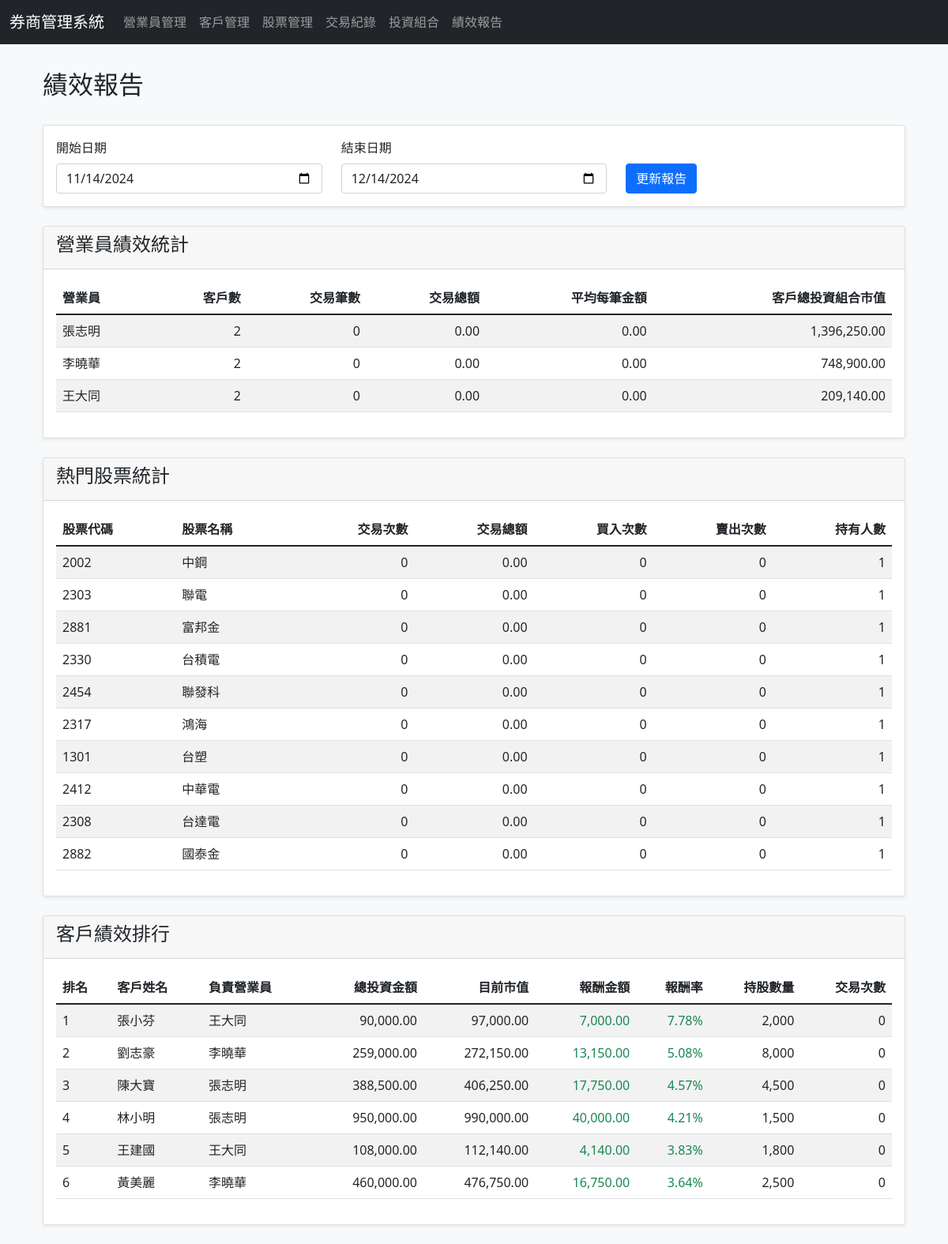
The app's page /reports.php with its own data.
### tables this page shows
CREATE TABLE brokers (
    broker_id INT PRIMARY KEY AUTO_INCREMENT,
    name VARCHAR(50) NOT NULL,
    employee_number VARCHAR(20) UNIQUE NOT NULL,
    phone VARCHAR(20),
    branch_office VARCHAR(50),
    status ENUM('active', 'inactive') DEFAULT 'active',
    created_at TIMESTAMP DEFAULT CURRENT_TIMESTAMP
);

CREATE TABLE stocks (
    stock_id INT PRIMARY KEY AUTO_INCREMENT,
    stock_code VARCHAR(10) UNIQUE NOT NULL,
    stock_name VARCHAR(50) NOT NULL,
    industry_type VARCHAR(30),
    current_price DECIMAL(10,2),
    last_update_time TIMESTAMP DEFAULT CURRENT_TIMESTAMP ON UPDATE CURRENT_TIMESTAMP
);

CREATE TABLE clients (
    client_id INT PRIMARY KEY AUTO_INCREMENT,
    broker_id INT,
    name VARCHAR(50) NOT NULL,
    id_number VARCHAR(20) UNIQUE NOT NULL,
    phone VARCHAR(20),
    risk_level ENUM('low', 'medium', 'high') DEFAULT 'medium',
    registration_date DATE,
    FOREIGN KEY (broker_id) REFERENCES brokers(broker_id)
);

### reports.php (the view, shortened to what this page needs)
<?php
include 'includes/connect.php';
include 'includes/header.php';
$start_date = isset($_GET['start_date']) ? $_GET['start_date'] : date('Y-m-d', strtotime('-1 month'));
$end_date = isset($_GET['end_date']) ? $_GET['end_date'] : date('Y-m-d');
$update_sql = "UPDATE portfolios p
               JOIN stocks s ON p.stock_id = s.stock_id
               SET p.market_value = p.total_shares * s.current_price";
$db->query($update_sql);
?>
<div class="container">
    <div class="row mb-4">
        <div class="col-md-12">
            <h2>績效報告</h2>
        </div>
    </div>
    <div class="card mb-4">
        <div class="card-body">
            <form method="GET" id="dateRangeForm" class="row">
                <div class="col-md-4">
                    <label class="form-label">開始日期</label>
                    <input type="date" class="form-control" name="start_date" value="<?php echo $start_date; ?>">
                </div>
                <div class="col-md-4">
                    <label class="form-label">結束日期</label>
                    <input type="date" class="form-control" name="end_date" value="<?php echo $end_date; ?>">
                </div>
                <div class="col-md-4">
                    <label class="form-label">&nbsp;</label>
                    <button type="submit" class="btn btn-primary d-block">更新報告</button>
                </div>
            </form>
        </div>
    </div>
    <div class="card mb-4">
        <div class="card-header">
            <h4>營業員績效統計</h4>
        </div>
        <div class="card-body">
            <table class="table table-striped" id="brokerPerformanceTable">
                <thead>
                    <tr>
                        <th>營業員</th>
                        <th class="text-end">客戶數</th>
                        <th class="text-end">交易筆數</th>
                        <th class="text-end">交易總額</th>
                        <th class="text-end">平均每筆金額</th>
                        <th class="text-end">客戶總投資組合市值</th>
                    </tr>
                </thead>
                <tbody>
                    <?php
                        $sql = "SELECT
                            b.broker_id,
                            b.name AS broker_name,
                            COUNT(DISTINCT c.client_id) AS client_count,
                            COUNT(DISTINCT t.transaction_id) AS transaction_count,
                            COALESCE(SUM(t.quantity * t.price), 0) AS total_transaction_amount,
                            COALESCE((
                                SELECT SUM(p.market_value)
                                FROM clients c2
                                LEFT JOIN portfolios p ON c2.client_id = p.client_id
                                WHERE c2.broker_id = b.broker_id
                            ), 0) AS total_portfolio_value
                        FROM brokers b
                        LEFT JOIN clients c ON b.broker_id = c.broker_id
                        LEFT JOIN transactions t ON c.client_id = t.client_id
                            AND t.transaction_date BETWEEN ? AND ?
                        GROUP BY b.broker_id, b.name
                        ORDER BY total_transaction_amount DESC";
                    $stmt = $db->prepare($sql);
                    $stmt->bind_param("ss", $start_date, $end_date);
                    $stmt->execute();
                    $result = $stmt->get_result();
                    while ($row = $result->fetch_assoc()) {
                        $avg_transaction = $row['transaction_count'] > 0 ?
                            $row['total_transaction_amount'] / $row['transaction_count'] : 0;
                        echo "<tr>";
                        echo "<td>" . htmlspecialchars($row['broker_name']) . "</td>";
                        echo "<td class='text-end'>" . number_format($row['client_count']) . "</td>";
                        echo "<td class='text-end'>" . number_format($row['transaction_count']) . "</td>";
                        echo "<td class='text-end'>" . number_format($row['total_transaction_amount'], 2) . "</td>";
                        echo "<td class='text-end'>" . number_format($avg_transaction, 2) . "</td>";
                        echo "<td class='text-end'>" . number_format($row['total_portfolio_value'], 2) . "</td>";
                        echo "</tr>";
                    }
                    ?>
                </tbody>
            </table>
        </div>
    </div>
    <div class="card mb-4">
        <div class="card-header">
            <h4>熱門股票統計</h4>
        </div>
        <div class="card-body">
            <table class="table table-striped" id="popularStocksTable">
                <thead>
                    <tr>
                        <th>股票代碼</th>
                        <th>股票名稱</th>
                        <th class="text-end">交易次數</th>
                        <th class="text-end">交易總額</th>
                        <th class="text-end">買入次數</th>
                        <th class="text-end">賣出次數</th>
                        <th class="text-end">持有人數</th>
                    </tr>
                </thead>
                <tbody>
                    <?php
                        $sql = "WITH trading_stats AS (
                            SELECT
                                s.stock_id,
                                s.stock_code,
                                s.stock_name,
                                COUNT(DISTINCT t.transaction_id) AS total_transactions,
                                COALESCE(SUM(t.quantity * t.price), 0) AS total_amount,
                                COUNT(DISTINCT CASE WHEN t.type = 'buy' THEN t.transaction_id END) AS buy_count,
                                COUNT(DISTINCT CASE WHEN t.type = 'sell' THEN t.transaction_id END) AS sell_count
                            FROM stocks s
                            LEFT JOIN transactions t ON s.stock_id = t.stock_id
                                AND t.transaction_date BETWEEN ? AND ?
                            GROUP BY s.stock_id, s.stock_code, s.stock_name
                        )
                        SELECT
                            ts.*,
                            COUNT(DISTINCT CASE WHEN p.total_shares > 0 THEN p.client_id END) AS holder_count
                        FROM trading_stats ts
                        LEFT JOIN portfolios p ON ts.stock_id = p.stock_id
                        GROUP BY ts.stock_id, ts.stock_code, ts.stock_name
                        ORDER BY ts.total_transactions DESC";
                    $stmt = $db->prepare($sql);
                    $stmt->bind_param("ss", $start_date, $end_date);
                    $stmt->execute();
                    $result = $stmt->get_result();
                    while ($row = $result->fetch_assoc()) {
                        echo "<tr>";
                        echo "<td>" . htmlspecialchars($row['stock_code']) . "</td>";
                        echo "<td>" . htmlspecialchars($row['stock_name']) . "</td>";
                        echo "<td class='text-end'>" . number_format($row['total_transactions']) . "</td>";
                        echo "<td class='text-end'>" . number_format($row['total_amount'], 2) . "</td>";
                        echo "<td class='text-end'>" . number_format($row['buy_count']) . "</td>";
                        echo "<td class='text-end'>" . number_format($row['sell_count']) . "</td>";
                        echo "<td class='text-end'>" . number_format($row['holder_count']) . "</td>";
                        echo "</tr>";
                    }
                    ?>
                </tbody>
            </table>
        </div>
    </div>
    <div class="card">
        <div class="card-header">
            <h4>客戶績效排行</h4>
        </div>
        <div class="card-body">
            <table class="table table-striped" id="clientPerformanceTable">
                <thead>
                    <tr>
                        <th>排名</th>
                        <th>客戶姓名</th>
                        <th>負責營業員</th>
                        <th class="text-end">總投資金額</th>
                        <th class="text-end">目前市值</th>
                        <th class="text-end">報酬金額</th>
                        <th class="text-end">報酬率</th>
                        <th class="text-end">持股數量</th>
                        <th class="text-end">交易次數</th>
                    </tr>
                </thead>
                <tbody>
                    <?php
                        $sql = "WITH client_investments AS (
                            SELECT
                                c.client_id,
                                c.name AS client_name,
                                b.name AS broker_name,
                                SUM(DISTINCT CASE WHEN p.portfolio_id IS NOT NULL THEN p.total_shares * p.average_cost ELSE 0 END) AS total_investment,
                                SUM(DISTINCT CASE WHEN p.portfolio_id IS NOT NULL THEN p.market_value ELSE 0 END) AS total_market_value,
                                SUM(DISTINCT CASE WHEN p.portfolio_id IS NOT NULL THEN p.total_shares ELSE 0 END) AS total_shares,
                                COUNT(DISTINCT t.transaction_id) AS transaction_count
                            FROM clients c
                            LEFT JOIN brokers b ON c.broker_id = b.broker_id
                            LEFT JOIN portfolios p ON c.client_id = p.client_id
                            LEFT JOIN transactions t ON c.client_id = t.client_id
                                AND t.transaction_date BETWEEN ? AND ?
                            GROUP BY c.client_id, c.name, b.name
                            HAVING total_investment > 0
                        )
                        SELECT
                            *,
                            (total_market_value - total_investment) AS profit,
                            CASE
                                WHEN total_investment > 0 THEN ((total_market_value - total_investment) / total_investment * 100)
                                ELSE 0
                            END AS return_rate,
                            RANK() OVER (ORDER BY ((total_market_value - total_investment) / total_investment * 100) DESC) AS rank
                        FROM client_investments
                        ORDER BY return_rate DESC";
                    $stmt = $db->prepare($sql);
                    $stmt->bind_param("ss", $start_date, $end_date);
                    $stmt->execute();
                    $result = $stmt->get_result();
                    while ($row = $result->fetch_assoc()) {
                        echo "<tr>";
                        echo "<td>" . $row['rank'] . "</td>";
                        echo "<td>" . htmlspecialchars($row['client_name']) . "</td>";
                        echo "<td>" . htmlspecialchars($row['broker_name']) . "</td>";
                        echo "<td class='text-end'>" . number_format($row['total_investment'], 2) . "</td>";
                        echo "<td class='text-end'>" . number_format($row['total_market_value'], 2) . "</td>";
                        echo "<td class='text-end " . ($row['profit'] >= 0 ? 'text-success' : 'text-danger') . "'>"
                            . number_format($row['profit'], 2) . "</td>";
                        echo "<td class='text-end " . ($row['return_rate'] >= 0 ? 'text-success' : 'text-danger') . "'>"
                            . number_format($row['return_rate'], 2) . "%</td>";
                        echo "<td class='text-end'>" . number_format($row['total_shares']) . "</td>";
                        echo "<td class='text-end'>" . number_format($row['transaction_count']) . "</td>";
                        echo "</tr>";
                    }
                    ?>
                </tbody>
            </table>
        </div>
    </div>
</div>
<?php include 'includes/footer.php'; ?>

### css/style.css (style rules this page uses)
body { background-color: #f8f9fa; }
.card { box-shadow: 0 0.125rem 0.25rem rgba(0, 0, 0, 0.075); margin-bottom: 1.5rem; }

### records on screen
brokers: name "張志明", client_count "2", transaction_count "0", total_transaction_amount "0.00", avg_transaction "0.00", total_portfolio_value "1,396,250.00"
brokers: name "李曉華", client_count "2", transaction_count "0", total_transaction_amount "0.00", avg_transaction "0.00", total_portfolio_value "748,900.00"
brokers: name "王大同", client_count "2", transaction_count "0", total_transaction_amount "0.00", avg_transaction "0.00", total_portfolio_value "209,140.00"
stocks: stock_code "2002", stock_name "中鋼", total_transactions "0", total_amount "0.00", buy_count "0", sell_count "0", holder_count "1"
stocks: stock_code "2303", stock_name "聯電", total_transactions "0", total_amount "0.00", buy_count "0", sell_count "0", holder_count "1"
stocks: stock_code "2881", stock_name "富邦金", total_transactions "0", total_amount "0.00", buy_count "0", sell_count "0", holder_count "1"
stocks: stock_code "2330", stock_name "台積電", total_transactions "0", total_amount "0.00", buy_count "0", sell_count "0", holder_count "1"
stocks: stock_code "2454", stock_name "聯發科", total_transactions "0", total_amount "0.00", buy_count "0", sell_count "0", holder_count "1"
stocks: stock_code "2317", stock_name "鴻海", total_transactions "0", total_amount "0.00", buy_count "0", sell_count "0", holder_count "1"
stocks: stock_code "1301", stock_name "台塑", total_transactions "0", total_amount "0.00", buy_count "0", sell_count "0", holder_count "1"
stocks: stock_code "2412", stock_name "中華電", total_transactions "0", total_amount "0.00", buy_count "0", sell_count "0", holder_count "1"
stocks: stock_code "2308", stock_name "台達電", total_transactions "0", total_amount "0.00", buy_count "0", sell_count "0", holder_count "1"
stocks: stock_code "2882", stock_name "國泰金", total_transactions "0", total_amount "0.00", buy_count "0", sell_count "0", holder_count "1"
clients: rank "1", client_name "張小芬", broker_name "王大同", total_investment "90,000.00", total_market_value "97,000.00", profit "7,000.00", return_rate "7.78", total_shares "2,000", transaction_count "0"
clients: rank "2", client_name "劉志豪", broker_name "李曉華", total_investment "259,000.00", total_market_value "272,150.00", profit "13,150.00", return_rate "5.08", total_shares "8,000", transaction_count "0"
clients: rank "3", client_name "陳大寶", broker_name "張志明", total_investment "388,500.00", total_market_value "406,250.00", profit "17,750.00", return_rate "4.57", total_shares "4,500", transaction_count "0"
clients: rank "4", client_name "林小明", broker_name "張志明", total_investment "950,000.00", total_market_value "990,000.00", profit "40,000.00", return_rate "4.21", total_shares "1,500", transaction_count "0"
clients: rank "5", client_name "王建國", broker_name "王大同", total_investment "108,000.00", total_market_value "112,140.00", profit "4,140.00", return_rate "3.83", total_shares "1,800", transaction_count "0"
clients: rank "6", client_name "黃美麗", broker_name "李曉華", total_investment "460,000.00", total_market_value "476,750.00", profit "16,750.00", return_rate "3.64", total_shares "2,500", transaction_count "0"
